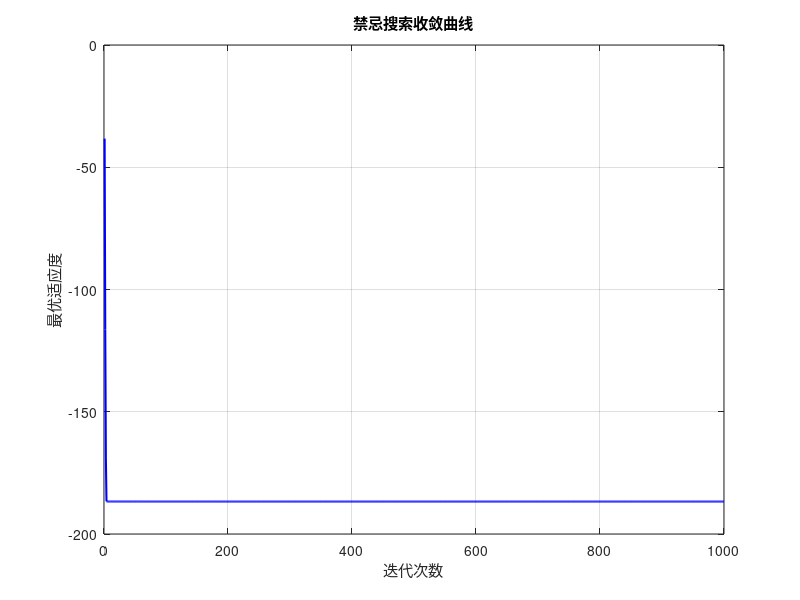
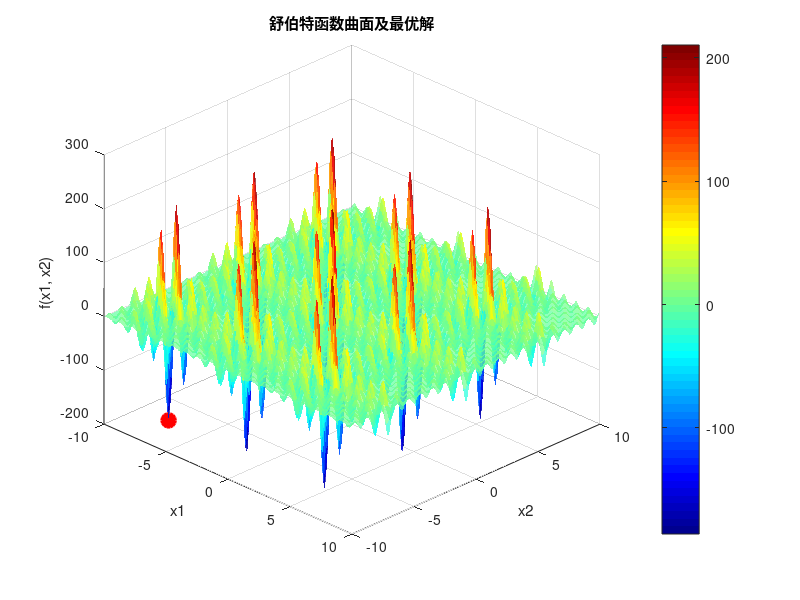

These figures' MATLAB source, in order:
function [best_solution, best_fitness, convergence_curve] = tabu_search_shubert()
    % 禁忌搜索算法求解舒伯特函数最小值
    % 舒伯特函数：f(x1, x2) = sum_{i=1}^{5} i*cos((i+1)*x1+i) * sum_{i=1}^{5} i*cos((i+1)*x2+i)
    % 在定义域[-10, 10]^2上有多个局部极小点
    
    % 清空工作区
    clc; clear; close all;
    
    % 参数设置
    max_iter = 1000;          % 最大迭代次数
    tabu_size = 20;          % 禁忌表大小
    neighbor_size = 50;      % 邻域大小
    step_size = 0.1;         % 邻域搜索步长
    aspiration_criteria = 5; % 渴望水平（允许禁忌移动的条件）
    
    % 定义域
    lower_bound = -10;
    upper_bound = 10;
    
    % 初始化
    current_solution = lower_bound + (upper_bound - lower_bound) * rand(1, 2);
    current_fitness = shubert(current_solution);
    
    best_solution = current_solution;
    best_fitness = current_fitness;
    
    % 禁忌表初始化
    tabu_list = zeros(tabu_size, 2);
    tabu_fitness = inf(1, tabu_size);
    tabu_index = 1;
    
    % 收敛曲线
    convergence_curve = zeros(max_iter, 1);
    
    disp('开始禁忌搜索...');
    fprintf('初始解: [%.4f, %.4f], 适应度: %.4f\n', ...
        current_solution(1), current_solution(2), current_fitness);
    
    % 禁忌搜索主循环
    for iter = 1:max_iter
        % 生成邻域解
        neighbors = zeros(neighbor_size, 2);
        neighbor_fitness = zeros(neighbor_size, 1);
        
        for k = 1:neighbor_size
            % 在当前位置附近生成随机扰动
            perturbation = step_size * (2 * rand(1, 2) - 1);
            candidate = current_solution + perturbation;
            
            % 边界处理
            candidate = max(candidate, lower_bound);
            candidate = min(candidate, upper_bound);
            
            neighbors(k, :) = candidate;
            neighbor_fitness(k) = shubert(candidate);
        end
        
        % 寻找最佳候选解（考虑禁忌约束）
        best_candidate_fitness = inf;
        best_candidate_idx = 1;
        best_candidate = neighbors(1, :);
        
        for k = 1:neighbor_size
            candidate_fitness = neighbor_fitness(k);
            candidate = neighbors(k, :);
            
            % 检查是否在禁忌表中
            is_tabu = false;
            for t = 1:tabu_size
                if ~isinf(tabu_fitness(t)) && all(abs(tabu_list(t, :) - candidate) < 1e-6)
                    is_tabu = true;
                    break;
                end
            end
            
            % 评估候选解
            if candidate_fitness < best_candidate_fitness
                % 如果不是禁忌解，或者满足渴望准则
                if ~is_tabu || candidate_fitness < best_fitness - aspiration_criteria
                    best_candidate_fitness = candidate_fitness;
                    best_candidate_idx = k;
                    best_candidate = candidate;
                end
            end
        end
        
        % 更新当前解
        current_solution = best_candidate;
        current_fitness = best_candidate_fitness;
        
        % 更新禁忌表
        tabu_list(tabu_index, :) = best_candidate;
        tabu_fitness(tabu_index) = best_candidate_fitness;
        tabu_index = mod(tabu_index, tabu_size) + 1;
        
        % 更新全局最优解
        if current_fitness < best_fitness
            best_solution = current_solution;
            best_fitness = current_fitness;
            
            fprintf('迭代 %d: 找到新最优解: [%.6f, %.6f], 适应度: %.6f\n', ...
                iter, best_solution(1), best_solution(2), best_fitness);
        end
        
        % 记录收敛曲线
        convergence_curve(iter) = best_fitness;
        
        % 显示进度
        if mod(iter, 100) == 0
            fprintf('迭代 %d/%d, 当前最优适应度: %.6f\n', iter, max_iter, best_fitness);
        end
    end
    
    % 输出最终结果
    fprintf('\n===== 禁忌搜索完成 =====\n');
    fprintf('最优解: x1 = %.8f, x2 = %.8f\n', best_solution(1), best_solution(2));
    fprintf('最优适应度: %.8f\n', best_fitness);
    fprintf('理论最小值: -186.7309088\n');
    
    % 绘制收敛曲线
    figure;
    plot(1:max_iter, convergence_curve, 'b-', 'LineWidth', 1.5);
    xlabel('迭代次数');
    ylabel('最优适应度');
    title('禁忌搜索收敛曲线');
    grid on;
    
    % 绘制搜索空间和最优解
    figure;
    [X, Y] = meshgrid(linspace(lower_bound, upper_bound, 200), ...
                      linspace(lower_bound, upper_bound, 200));
    Z = zeros(size(X));
    
    for i = 1:size(X, 1)
        for j = 1:size(X, 2)
            Z(i, j) = shubert([X(i, j), Y(i, j)]);
        end
    end
    
    surf(X, Y, Z, 'EdgeColor', 'none', 'FaceAlpha', 0.7);
    colormap('jet');
    colorbar;
    hold on;
    
    % 标记最优解
    plot3(best_solution(1), best_solution(2), best_fitness, ...
          'ro', 'MarkerSize', 10, 'MarkerFaceColor', 'r', 'LineWidth', 2);
    xlabel('x1');
    ylabel('x2');
    zlabel('f(x1, x2)');
    title('舒伯特函数曲面及最优解');
    view(45, 30);
end

function y = shubert(x)
    % 舒伯特函数
    % 输入: x = [x1, x2] 二维向量
    % 输出: 函数值
    
    h1 = 0;
    h2 = 0;
    
    for i = 1:5
        h1 = h1 + i * cos((i + 1) * x(1) + i);
        h2 = h2 + i * cos((i + 1) * x(2) + i);
    end
    
    y = h1 * h2;
end

% 主程序调用
if __name__ == '__main__'
    [best_solution, best_fitness, convergence_curve] = tabu_search_shubert();
end
